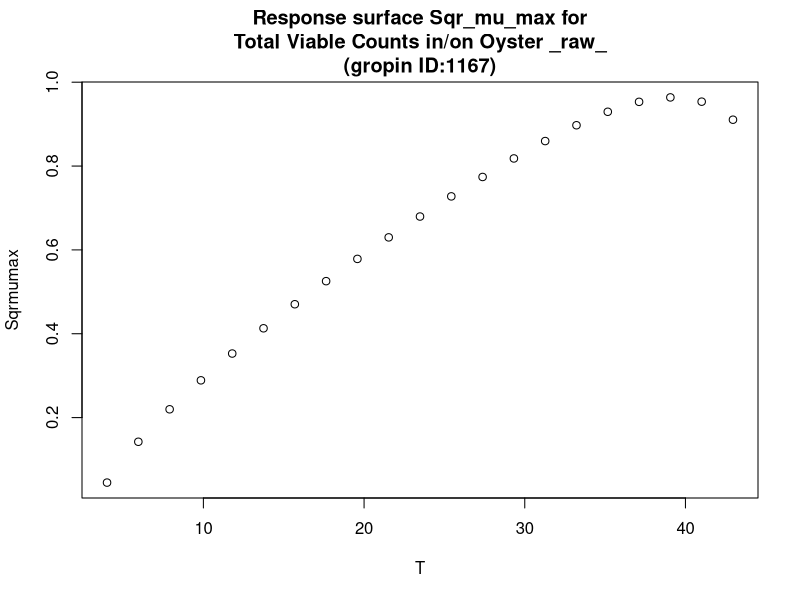

Write the R code that produced this figure.
#############################
# start of Parameter script
#############################
T <- seq(4.004,42.957042957043,length.out=21)
#############################
# end of Parameter script
#############################
############################# 
# start of Model script Gropin ID 1167 
#############################
 
# constant coefficients for this model
 
variables <- data.frame(T)
argumentsPar <- unique.data.frame(expand.grid(variables))
 
# heart of the model
response_surface <- function(T) {
   mumax <-0.072*((T-3.47)^0.75)*(1-exp(0.227*(T-50.11)))

	return(mumax=mumax)
} 

# output parameters
responseSurface <- cbind(argumentsPar,response_surface(argumentsPar['T']))
colnames(responseSurface) <- c(colnames(argumentsPar),'Sqrmumax')
#############################
# End of Model script
#############################
############################# 
# start of Visualisation script Gropin ID 1167 
#############################
titleText <-'Response surface Sqr_mu_max for
Total Viable Counts in/on Oyster _raw_
(gropin ID:1167)'
plot(T,responseSurface$'Sqrmumax',xlab='T',
                          ylab='Sqrmumax',main=titleText)
#############################
# End of Visualisation script
#############################
